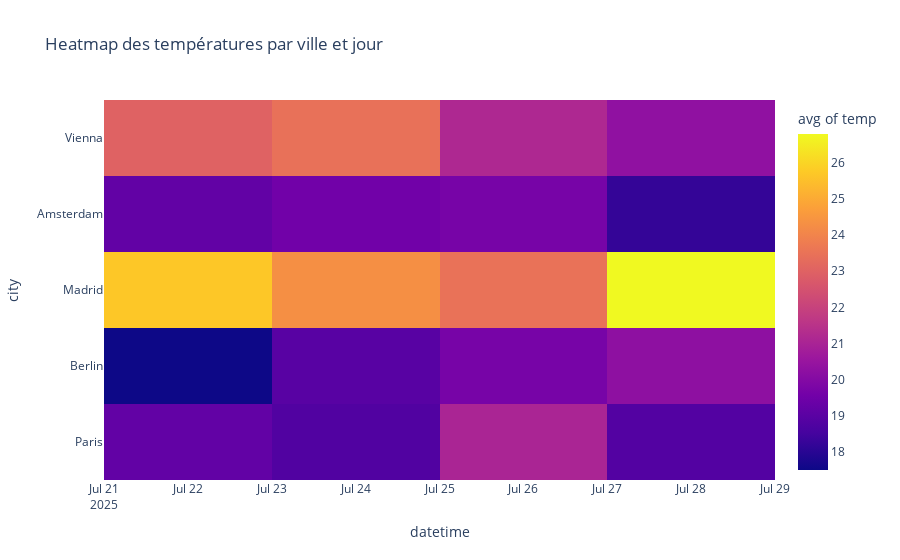
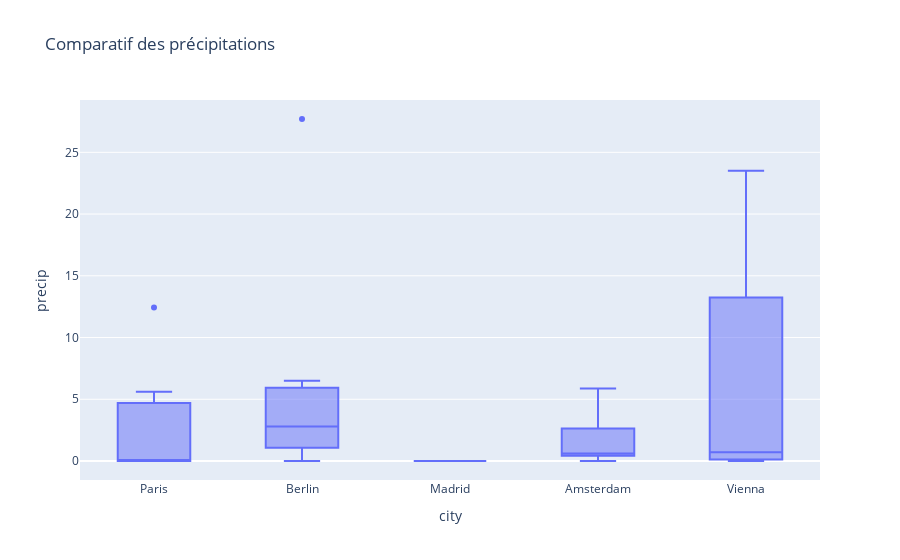
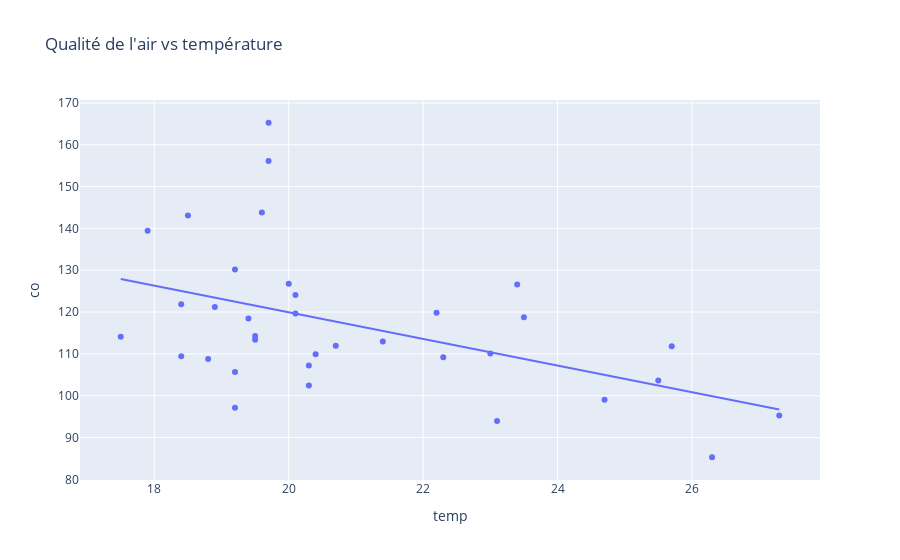

Write notebook code for charts like these, in order.
### Markdown cell above
## Partie 4 : Analyse et visualisation

### 📈 Analyses à réaliser

1. **Comparaison inter-villes**
   - Températures moyennes par ville
   - Variabilité climatique (écart-type)
   - Corrélations température/humidité

2. **Tendances temporelles**
   - Évolution sur 30 jours
   - Identification des patterns

3. **Qualité de l'air vs météo**
   - Impact de la pluie sur la pollution
   - Corrélations vent/qualité de l'air

### Code cell
### 💡 Visualisations guidées

# 1. Heatmap des températures par ville et jour
fig = px.density_heatmap(df_total,
                         title="Heatmap des températures par ville et jour",
                         x="datetime", 
                         y="city", 
                         z="temp", 
                         histfunc="avg")
fig.show()

# 2. Boxplot comparatif des précipitations
# Utilisez seaborn.boxplot()
fig = px.box(df_total,
            title="Comparatif des précipitations",
            x="city", 
            y="precip")
fig.show()

# 3. Scatter plot qualité air vs température
# Ajoutez une regression line avec seaborn.regplot()
fig = px.scatter(df_total,
                 title="Qualité de l'air vs température",
                 x="temp", 
                 y="co",
                 trendline="ols")
fig.show()

### Figure 1 — Plotly figure (JSON) as saved in the notebook; plotly's stock layout.template omitted (floating-point values rounded to 4 significant figures)
{"data": [{"coloraxis": "coloraxis", "histfunc": "avg", "hovertemplate": "datetime=%{x}<br>city=%{y}<br>avg of temp=%{z}<extra></extra>", "name": "", "type": "histogram2d", "x": ["2025-07-22", "2025-07-23", "2025-07-24", "2025-07-25", "2025-07-26", "2025-07-27", "2025-07-28", "2025-07-22", "2025-07-23", "2025-07-24", "2025-07-25", "2025-07-26", "2025-07-27", "2025-07-28", "2025-07-22", "2025-07-23", "2025-07-24", "2025-07-25", "2025-07-26", "2025-07-27", "2025-07-28", "2025-07-22", "2025-07-23", "2025-07-24", "2025-07-25", "2025-07-26", "2025-07-27", "2025-07-28", "2025-07-22", "2025-07-23", "2025-07-24", "2025-07-25", "2025-07-26", "2025-07-27", "2025-07-28"], "xaxis": "x", "xbingroup": "x", "y": ["Paris", "Paris", "Paris", "Paris", "Paris", "Paris", "Paris", "Berlin", "Berlin", "Berlin", "Berlin", "Berlin", "Berlin", "Berlin", "Madrid", "Madrid", "Madrid", "Madrid", "Madrid", "Madrid", "Madrid", "Amsterdam", "Amsterdam", "Amsterdam", "Amsterdam", "Amsterdam", "Amsterdam", "Amsterdam", "Vienna", "Vienna", "Vienna", "Vienna", "Vienna", "Vienna", "Vienna"], "yaxis": "y", "ybingroup": "y", "z": [19.2, 19.2, 18.4, 20.7, 21.4, 18.8, 18.9, 17.5, 18.4, 19.5, 20.0, 19.4, 20.4, 20.1, 25.7, 25.5, 23.1, 22.3, 24.7, 27.3, 26.3, 19.2, 19.5, 19.6, 19.7, 19.7, 18.5, 17.9, 23.0, 23.5, 23.4, 22.2, 20.1, 20.3, 20.3]}], "layout": {"coloraxis": {"colorbar": {"title": {"text": "avg of temp"}}, "colorscale": [[0, "#0d0887"], [0.1111, "#46039f"], [0.2222, "#7201a8"], [0.3333, "#9c179e"], [0.4444, "#bd3786"], [0.5556, "#d8576b"], [0.6667, "#ed7953"], [0.7778, "#fb9f3a"], [0.8889, "#fdca26"], [1, "#f0f921"]]}, "legend": {"tracegroupgap": 0}, "title": {"text": "Heatmap des températures par ville et jour"}, "xaxis": {"anchor": "y", "domain": [0, 1], "title": {"text": "datetime"}}, "yaxis": {"anchor": "x", "domain": [0, 1], "title": {"text": "city"}}}}

### Figure 2 — Plotly figure (JSON) as saved in the notebook; plotly's stock layout.template omitted (floating-point values rounded to 4 significant figures)
{"data": [{"alignmentgroup": "True", "hovertemplate": "city=%{x}<br>precip=%{y}<extra></extra>", "legendgroup": "", "marker": {"color": "#636efa"}, "name": "", "notched": false, "offsetgroup": "", "orientation": "v", "showlegend": false, "type": "box", "x": ["Paris", "Paris", "Paris", "Paris", "Paris", "Paris", "Paris", "Berlin", "Berlin", "Berlin", "Berlin", "Berlin", "Berlin", "Berlin", "Madrid", "Madrid", "Madrid", "Madrid", "Madrid", "Madrid", "Madrid", "Amsterdam", "Amsterdam", "Amsterdam", "Amsterdam", "Amsterdam", "Amsterdam", "Amsterdam", "Vienna", "Vienna", "Vienna", "Vienna", "Vienna", "Vienna", "Vienna"], "x0": " ", "xaxis": "x", "y": [0.052, 2.018, 12.44, 0.01, 0.0, 5.6, 0.0, 6.5, 27.7, 0.6, 4.2, 2.5, 0.0, 2.8, 0.0, 0.0, 0.0, 0.0, 0.0, 0.0, 0.0, 5.877, 0.537, 0.004, 0.647, 0.4, 3.3, 0.6, 0.0, 0.001, 23.51, 0.7, 17.2, 0.5, 1.4], "y0": " ", "yaxis": "y"}], "layout": {"boxmode": "group", "legend": {"tracegroupgap": 0}, "title": {"text": "Comparatif des précipitations"}, "xaxis": {"anchor": "y", "domain": [0, 1], "title": {"text": "city"}}, "yaxis": {"anchor": "x", "domain": [0, 1], "title": {"text": "precip"}}}}

### Figure 3 — Plotly figure (JSON) as saved in the notebook; plotly's stock layout.template omitted (floating-point values rounded to 4 significant figures)
{"data": [{"hovertemplate": "temp=%{x}<br>co=%{y}<extra></extra>", "legendgroup": "", "marker": {"color": "#636efa", "symbol": "circle"}, "mode": "markers", "name": "", "orientation": "v", "showlegend": false, "type": "scatter", "x": [19.2, 19.2, 18.4, 20.7, 21.4, 18.8, 18.9, 17.5, 18.4, 19.5, 20.0, 19.4, 20.4, 20.1, 25.7, 25.5, 23.1, 22.3, 24.7, 27.3, 26.3, 19.2, 19.5, 19.6, 19.7, 19.7, 18.5, 17.9, 23.0, 23.5, 23.4, 22.2, 20.1, 20.3, 20.3], "xaxis": "x", "y": [105.7, 97.12, 109.5, 111.9, 113.0, 108.8, 121.2, 114.1, 121.8, 113.4, 126.8, 118.5, 109.9, 119.7, 111.8, 103.6, 93.97, 109.2, 99.06, 95.28, 85.29, 130.2, 114.3, 143.8, 156.1, 165.3, 143.1, 139.4, 110.1, 118.8, 126.6, 119.8, 124.1, 107.2, 102.4], "yaxis": "y"}, {"hovertemplate": "<b>OLS trendline</b><br>co = -3.1841 * temp + 183.626<br>R<sup>2</sup>=0.228601<br><br>temp=%{x}<br>co=%{y} <b>(trend)</b><extra></extra>", "legendgroup": "", "marker": {"color": "#636efa", "symbol": "circle"}, "mode": "lines", "name": "", "showlegend": false, "type": "scatter", "x": [17.5, 17.9, 18.4, 18.4, 18.5, 18.8, 18.9, 19.2, 19.2, 19.2, 19.4, 19.5, 19.5, 19.6, 19.7, 19.7, 20.0, 20.1, 20.1, 20.3, 20.3, 20.4, 20.7, 21.4, 22.2, 22.3, 23.0, 23.1, 23.4, 23.5, 24.7, 25.5, 25.7, 26.3, 27.3], "xaxis": "x", "y": [127.9, 126.6, 125.0, 125.0, 124.7, 123.8, 123.4, 122.5, 122.5, 122.5, 121.9, 121.5, 121.5, 121.2, 120.9, 120.9, 119.9, 119.6, 119.6, 119.0, 119.0, 118.7, 117.7, 115.5, 112.9, 112.6, 110.4, 110.1, 109.1, 108.8, 105.0, 102.4, 101.8, 99.88, 96.7], "yaxis": "y"}], "layout": {"legend": {"tracegroupgap": 0}, "title": {"text": "Qualité de l'air vs température"}, "xaxis": {"anchor": "y", "domain": [0, 1], "title": {"text": "temp"}}, "yaxis": {"anchor": "x", "domain": [0, 1], "title": {"text": "co"}}}}
